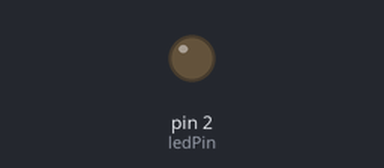
The sketch below on a simulated Arduino Uno, built with avr-gcc and run on an emulated ATmega328P. Shown: output pins drawn as LEDs (lit = HIGH). What the sketch prints to the serial monitor is not drawn.

Above: at 1.2 s.
At 4.57 s:
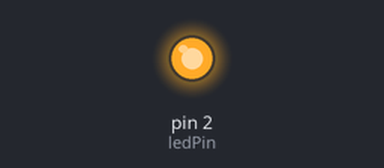
Timing chart, 0 to 5.1 s (numbered marks = the images above):
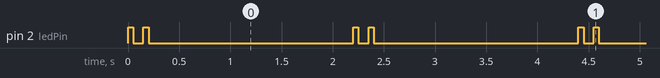

The sketch:

temp.ino
```cpp
/* temp */
// LORA915:        2   and ESP8266 NodeMCU, D1 R32 (Arduino size), DOIT ESP32 DEVKIT V1
// Wemos LOLIN32:  4
// T-Koala:        5   and T-Energy,
// ATMega2560:    13   and Arduino Uno, Leonardo
// T8 V1.7:       21
// WeMos lite:    22
// TTGO LoRa      25  (not populated)

// int ledPin = LED_BUILTIN;
int ledPin = 2;
bool light = HIGH;    // LORA915, T-Koala, T8, Arduino
//bool light = LOW;   // WEMOS Lite, ESP8266 NODEMCU
bool dark  = !light;
int count = 0;

void setup() {
  pinMode(ledPin, OUTPUT);
  Serial.begin(115200);
  Serial.println("Let's start!");
  Serial.println("This is version v0.1.20211122");
}

void loop() {
  digitalWrite(ledPin, light);
  Serial.print("LED on ");
  delay(50);
  digitalWrite(ledPin, dark);
  delay(100);
  digitalWrite(ledPin, light);
  delay(50);
  digitalWrite(ledPin, dark);
  Serial.print("LED off ");
  count++;
  if(count > 6) {
    count = 0;
    Serial.println(ledPin);
  }
  delay(2000);
}
```

Measured:
- by itself, pin 2 (ledPin): repeats every 2.2 s: LOW 0.10 s, HIGH 0.05 s, LOW 2.0 s, HIGH 0.05 s
- by itself, everything shown: repeats every 2.2 s, in 4 steps
